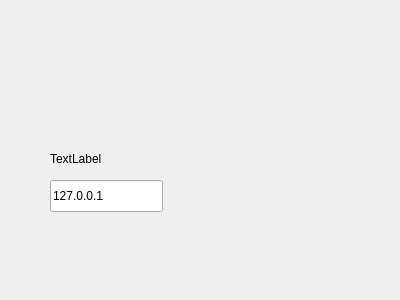
<?xml version="1.0" encoding="UTF-8"?>
<ui version="4.0">
 <class>TCPSender</class>
 <widget class="QWidget" name="TCPSender">
  <property name="geometry">
   <rect>
    <x>0</x>
    <y>0</y>
    <width>400</width>
    <height>300</height>
   </rect>
  </property>
  <property name="windowTitle">
   <string>TCPSender</string>
  </property>
  <widget class="QLabel" name="label">
   <property name="geometry">
    <rect>
     <x>50</x>
     <y>150</y>
     <width>59</width>
     <height>18</height>
    </rect>
   </property>
   <property name="text">
    <string>TextLabel</string>
   </property>
  </widget>
  <widget class="QLineEdit" name="lineEdit">
   <property name="geometry">
    <rect>
     <x>50</x>
     <y>180</y>
     <width>113</width>
     <height>32</height>
    </rect>
   </property>
   <property name="text">
    <string>127.0.0.1</string>
   </property>
   <property name="placeholderText">
    <string>IP Address</string>
   </property>
  </widget>
 </widget>
 <layoutdefault spacing="6" margin="11"/>
 <resources/>
 <connections/>
</ui>
